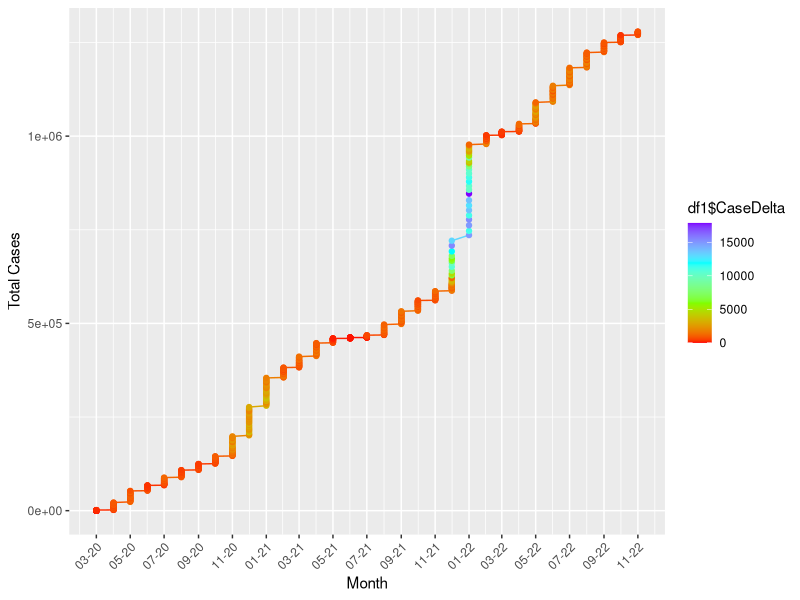
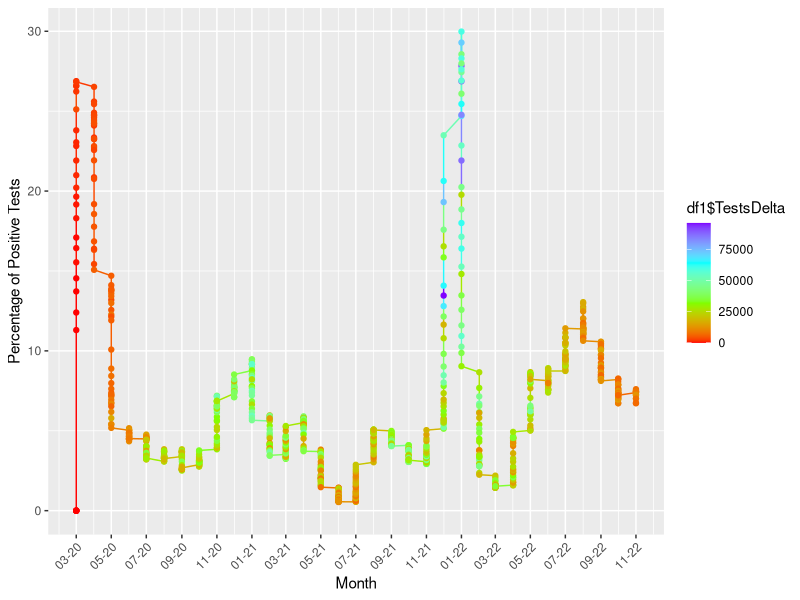
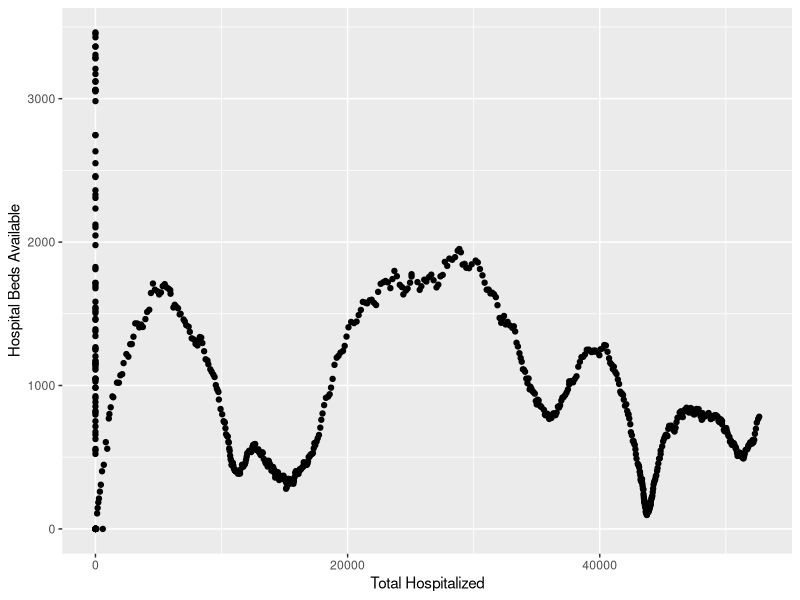
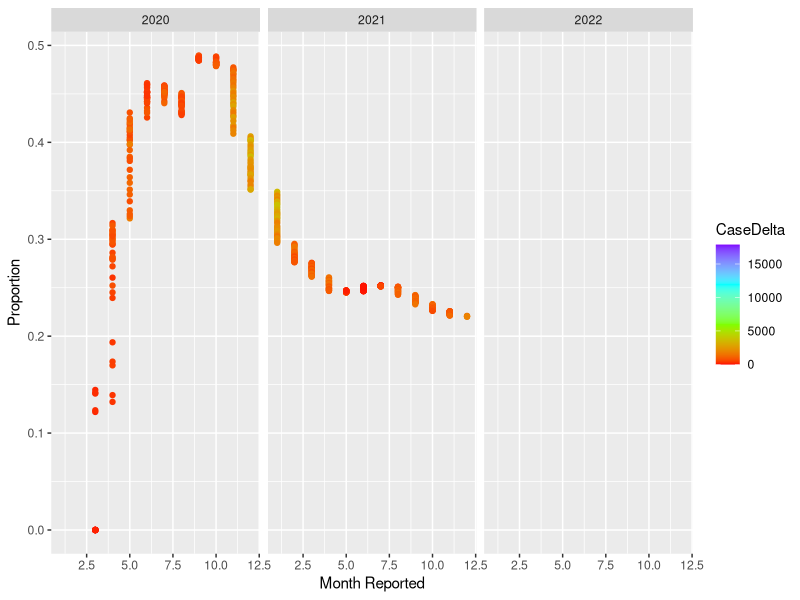
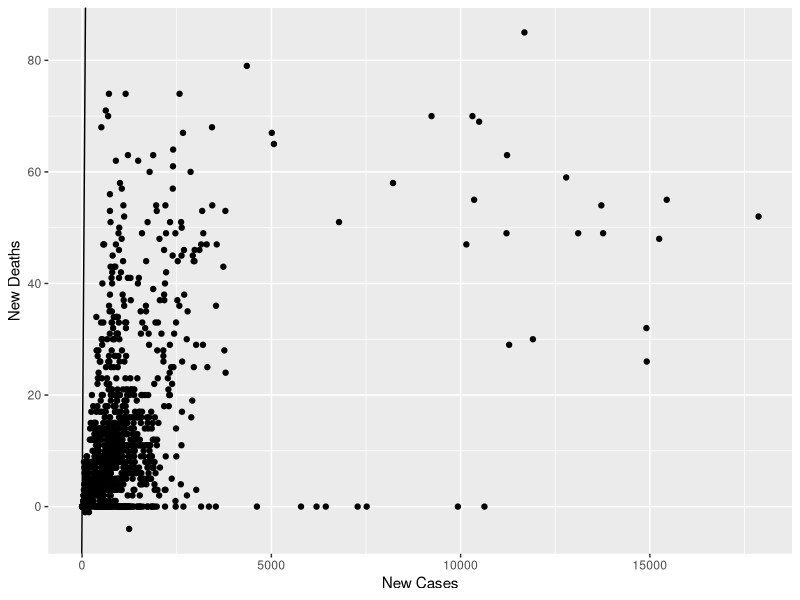

Write R code to recreate these figures, in order.
## ---- chunk 1
knitr::opts_chunk$set(echo = TRUE)
## ---- chunk 2

library(data.table)
df <- fread('MD_COVID-19_-_MASTER_Case_Tracker.csv')
show(df)
## ---- chunk 3
library(tidyverse)
library(lubridate)
library(dplyr)
## ---- chunk 4


df1 <- df %>% dplyr::mutate(year = year(as.Date(df$ReportDate,format="%m/%d/%Y")),
                 month = lubridate::month(as.Date(df$ReportDate,format="%m/%d/%Y")),
                 day = lubridate::day(as.Date(df$ReportDate,format="%m/%d/%Y")),
                 date = my(format(as.Date(df$ReportDate,format = "%m/%d/%Y"),"%m/%y")))
## ---- chunk 5
ggplot(data=df1, aes(x=df1$date, y=df1$TotalCases, color= df1$CaseDelta)) +
  xlab("Month") +
  ylab("Total Cases") +
  scale_colour_gradientn(colors=rainbow(4)) +
  geom_line()+
  geom_point() +
  scale_x_date(date_labels = "%m-%y",
               date_breaks = "2 month") +
  theme(axis.text.x = element_text(angle = 45, hjust=1))
## ---- chunk 6
ggplot(data=df1, aes(x=df1$date, y=df1$PosTestPercent, color = df1$TestsDelta)) +
  geom_line()+
  xlab("Month") +
  ylab("Percentage of Positive Tests") +
  scale_colour_gradientn(colors=rainbow(4)) +
  geom_point() +
  scale_x_date(date_labels = "%m-%y",
               date_breaks = "2 month") +
  theme(axis.text.x = element_text(angle = 45, hjust=1))
## ---- chunk 7
ggplot(data=df1, aes(x=df1$total_hospitalized, y=df1$bedsTotal)) +
  xlab("Total Hospitalized") +
  ylab("Hospital Beds Available") +
  geom_point()
## ---- chunk 8
proportion = df1$total_released / df1$total_hospitalized
ggplot(data=df1, aes(x=df1$month, y=proportion, color=CaseDelta)) +
  facet_grid(. ~df1$year)+
  scale_colour_gradientn(colors=rainbow(4)) +
  xlab("Month Reported") +
  ylab("Proportion") +
  geom_point()

## ---- chunk 9
df1[is.na(df1)] = 0
ggplot(data=df1, aes(y=df1$deathsDelta, x=df1$CaseDelta)) +
  ylab("New Deaths") +
  xlab("New Cases") +
  geom_abline()+  
  geom_point()
